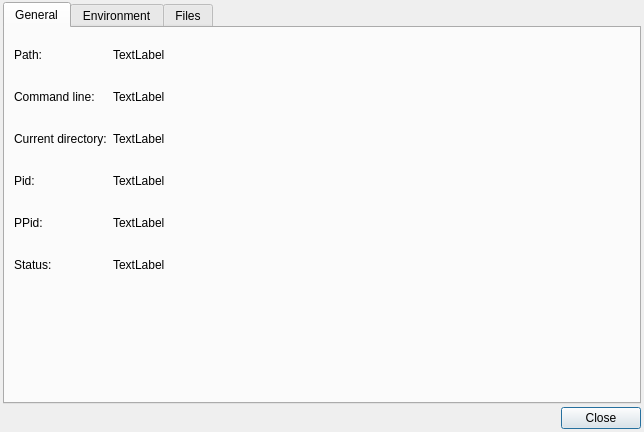
<?xml version="1.0" encoding="UTF-8"?>
<ui version="4.0">
 <class>ProcessExplorer</class>
 <widget class="QDialog" name="ProcessExplorer">
  <property name="geometry">
   <rect>
    <x>0</x>
    <y>0</y>
    <width>644</width>
    <height>432</height>
   </rect>
  </property>
  <property name="windowTitle">
   <string>Process explorer</string>
  </property>
  <layout class="QGridLayout" name="gridLayout_2">
   <property name="leftMargin">
    <number>3</number>
   </property>
   <property name="topMargin">
    <number>2</number>
   </property>
   <property name="rightMargin">
    <number>3</number>
   </property>
   <property name="bottomMargin">
    <number>3</number>
   </property>
   <property name="spacing">
    <number>3</number>
   </property>
   <item row="1" column="0">
    <spacer name="horizontalSpacer">
     <property name="orientation">
      <enum>Qt::Horizontal</enum>
     </property>
     <property name="sizeHint" stdset="0">
      <size>
       <width>40</width>
       <height>20</height>
      </size>
     </property>
    </spacer>
   </item>
   <item row="1" column="1">
    <widget class="QPushButton" name="pushButton">
     <property name="text">
      <string>Close</string>
     </property>
    </widget>
   </item>
   <item row="0" column="0" colspan="2">
    <widget class="QTabWidget" name="tabWidget">
     <property name="currentIndex">
      <number>0</number>
     </property>
     <widget class="QWidget" name="tab">
      <attribute name="title">
       <string>General</string>
      </attribute>
      <layout class="QGridLayout" name="gridLayout_4">
       <item row="1" column="0" rowspan="2" colspan="2">
        <layout class="QGridLayout" name="gridLayout_3" columnstretch="0,1">
         <item row="0" column="1">
          <widget class="QLabel" name="label_5">
           <property name="text">
            <string notr="true">TextLabel</string>
           </property>
           <property name="textInteractionFlags">
            <set>Qt::TextSelectableByKeyboard|Qt::TextSelectableByMouse</set>
           </property>
          </widget>
         </item>
         <item row="8" column="0">
          <widget class="QLabel" name="label_9">
           <property name="minimumSize">
            <size>
             <width>0</width>
             <height>26</height>
            </size>
           </property>
           <property name="text">
            <string>PPid:</string>
           </property>
          </widget>
         </item>
         <item row="2" column="0">
          <widget class="QLabel" name="label_2">
           <property name="minimumSize">
            <size>
             <width>0</width>
             <height>26</height>
            </size>
           </property>
           <property name="text">
            <string>Command line:</string>
           </property>
          </widget>
         </item>
         <item row="10" column="0">
          <widget class="QLabel" name="label_11">
           <property name="minimumSize">
            <size>
             <width>0</width>
             <height>26</height>
            </size>
           </property>
           <property name="text">
            <string>Status:</string>
           </property>
          </widget>
         </item>
         <item row="5" column="1">
          <spacer name="verticalSpacer_4">
           <property name="orientation">
            <enum>Qt::Vertical</enum>
           </property>
           <property name="sizeType">
            <enum>QSizePolicy::Fixed</enum>
           </property>
           <property name="sizeHint" stdset="0">
            <size>
             <width>20</width>
             <height>10</height>
            </size>
           </property>
          </spacer>
         </item>
         <item row="10" column="1">
          <widget class="QLabel" name="label_12">
           <property name="text">
            <string notr="true">TextLabel</string>
           </property>
           <property name="textInteractionFlags">
            <set>Qt::TextSelectableByKeyboard|Qt::TextSelectableByMouse</set>
           </property>
          </widget>
         </item>
         <item row="4" column="0">
          <widget class="QLabel" name="label_3">
           <property name="minimumSize">
            <size>
             <width>0</width>
             <height>26</height>
            </size>
           </property>
           <property name="text">
            <string>Current directory:</string>
           </property>
          </widget>
         </item>
         <item row="6" column="1">
          <widget class="QLabel" name="label_8">
           <property name="text">
            <string notr="true">TextLabel</string>
           </property>
           <property name="textInteractionFlags">
            <set>Qt::TextSelectableByKeyboard|Qt::TextSelectableByMouse</set>
           </property>
          </widget>
         </item>
         <item row="1" column="1">
          <spacer name="verticalSpacer_2">
           <property name="orientation">
            <enum>Qt::Vertical</enum>
           </property>
           <property name="sizeType">
            <enum>QSizePolicy::Fixed</enum>
           </property>
           <property name="sizeHint" stdset="0">
            <size>
             <width>0</width>
             <height>10</height>
            </size>
           </property>
          </spacer>
         </item>
         <item row="4" column="1">
          <widget class="QLabel" name="label_7">
           <property name="text">
            <string notr="true">TextLabel</string>
           </property>
           <property name="textInteractionFlags">
            <set>Qt::TextSelectableByKeyboard|Qt::TextSelectableByMouse</set>
           </property>
          </widget>
         </item>
         <item row="0" column="0">
          <widget class="QLabel" name="label">
           <property name="minimumSize">
            <size>
             <width>0</width>
             <height>26</height>
            </size>
           </property>
           <property name="text">
            <string>Path:</string>
           </property>
          </widget>
         </item>
         <item row="8" column="1">
          <widget class="QLabel" name="label_10">
           <property name="text">
            <string notr="true">TextLabel</string>
           </property>
           <property name="textInteractionFlags">
            <set>Qt::TextSelectableByKeyboard|Qt::TextSelectableByMouse</set>
           </property>
          </widget>
         </item>
         <item row="7" column="1">
          <spacer name="verticalSpacer_6">
           <property name="orientation">
            <enum>Qt::Vertical</enum>
           </property>
           <property name="sizeType">
            <enum>QSizePolicy::Fixed</enum>
           </property>
           <property name="sizeHint" stdset="0">
            <size>
             <width>20</width>
             <height>10</height>
            </size>
           </property>
          </spacer>
         </item>
         <item row="6" column="0">
          <widget class="QLabel" name="label_4">
           <property name="minimumSize">
            <size>
             <width>0</width>
             <height>26</height>
            </size>
           </property>
           <property name="text">
            <string>Pid:</string>
           </property>
          </widget>
         </item>
         <item row="2" column="1">
          <widget class="QLabel" name="label_6">
           <property name="text">
            <string notr="true">TextLabel</string>
           </property>
           <property name="wordWrap">
            <bool>true</bool>
           </property>
           <property name="textInteractionFlags">
            <set>Qt::TextSelectableByKeyboard|Qt::TextSelectableByMouse</set>
           </property>
          </widget>
         </item>
         <item row="3" column="1">
          <spacer name="verticalSpacer_3">
           <property name="orientation">
            <enum>Qt::Vertical</enum>
           </property>
           <property name="sizeType">
            <enum>QSizePolicy::Fixed</enum>
           </property>
           <property name="sizeHint" stdset="0">
            <size>
             <width>20</width>
             <height>10</height>
            </size>
           </property>
          </spacer>
         </item>
         <item row="9" column="1">
          <spacer name="verticalSpacer_7">
           <property name="orientation">
            <enum>Qt::Vertical</enum>
           </property>
           <property name="sizeType">
            <enum>QSizePolicy::Fixed</enum>
           </property>
           <property name="sizeHint" stdset="0">
            <size>
             <width>20</width>
             <height>10</height>
            </size>
           </property>
          </spacer>
         </item>
        </layout>
       </item>
       <item row="3" column="0" colspan="2">
        <spacer name="verticalSpacer">
         <property name="orientation">
          <enum>Qt::Vertical</enum>
         </property>
         <property name="sizeHint" stdset="0">
          <size>
           <width>20</width>
           <height>314</height>
          </size>
         </property>
        </spacer>
       </item>
       <item row="0" column="0" colspan="2">
        <spacer name="verticalSpacer_5">
         <property name="orientation">
          <enum>Qt::Vertical</enum>
         </property>
         <property name="sizeType">
          <enum>QSizePolicy::Fixed</enum>
         </property>
         <property name="sizeHint" stdset="0">
          <size>
           <width>20</width>
           <height>5</height>
          </size>
         </property>
        </spacer>
       </item>
      </layout>
     </widget>
     <widget class="QWidget" name="tab_2">
      <attribute name="title">
       <string>Environment</string>
      </attribute>
      <layout class="QGridLayout" name="gridLayout">
       <item row="0" column="0">
        <widget class="QTextEdit" name="textEdit">
         <property name="html">
          <string notr="true">&lt;!DOCTYPE HTML PUBLIC &quot;-//W3C//DTD HTML 4.0//EN&quot; &quot;http://www.w3.org/TR/REC-html40/strict.dtd&quot;&gt;
&lt;html&gt;&lt;head&gt;&lt;meta name=&quot;qrichtext&quot; content=&quot;1&quot; /&gt;&lt;style type=&quot;text/css&quot;&gt;
p, li { white-space: pre-wrap; }
&lt;/style&gt;&lt;/head&gt;&lt;body style=&quot; font-family:'Sans Serif'; font-size:9pt; font-weight:400; font-style:normal;&quot;&gt;
&lt;p style=&quot;-qt-paragraph-type:empty; margin-top:0px; margin-bottom:0px; margin-left:0px; margin-right:0px; -qt-block-indent:0; text-indent:0px; font-family:'Droid Sans'; font-size:10pt;&quot;&gt;&lt;br /&gt;&lt;/p&gt;&lt;/body&gt;&lt;/html&gt;</string>
         </property>
         <property name="textInteractionFlags">
          <set>Qt::TextSelectableByKeyboard|Qt::TextSelectableByMouse</set>
         </property>
        </widget>
       </item>
      </layout>
     </widget>
     <widget class="QWidget" name="tab_3">
      <attribute name="title">
       <string>Files</string>
      </attribute>
      <layout class="QGridLayout" name="gridLayout_5">
       <item row="0" column="0">
        <widget class="QTableWidget" name="tableWidget">
         <property name="editTriggers">
          <set>QAbstractItemView::NoEditTriggers</set>
         </property>
         <property name="selectionMode">
          <enum>QAbstractItemView::NoSelection</enum>
         </property>
         <property name="selectionBehavior">
          <enum>QAbstractItemView::SelectRows</enum>
         </property>
         <attribute name="verticalHeaderVisible">
          <bool>false</bool>
         </attribute>
         <column>
          <property name="text">
           <string>Handle</string>
          </property>
         </column>
         <column>
          <property name="text">
           <string>Path</string>
          </property>
         </column>
         <column>
          <property name="text">
           <string>Pos</string>
          </property>
         </column>
         <column>
          <property name="text">
           <string>Flags</string>
          </property>
         </column>
        </widget>
       </item>
      </layout>
     </widget>
    </widget>
   </item>
  </layout>
 </widget>
 <resources/>
 <connections/>
</ui>
